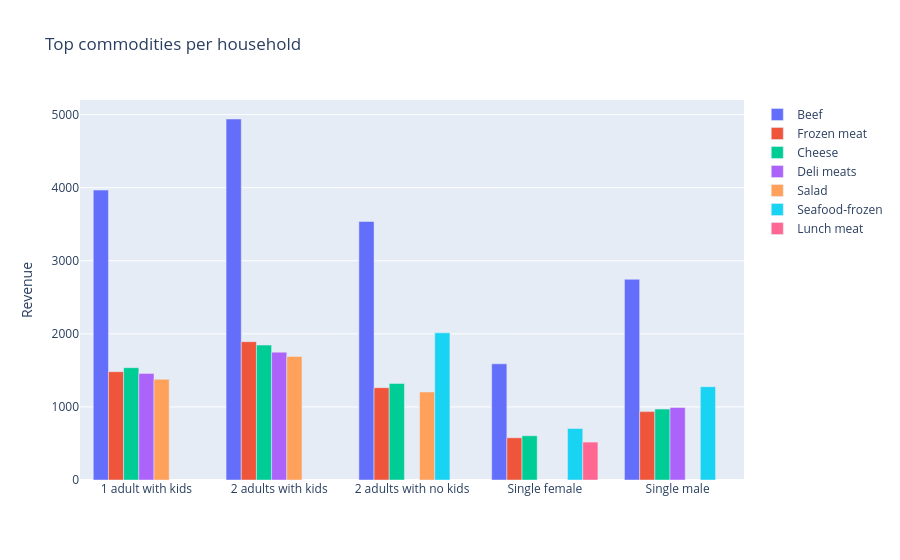

The code cell stored with this chart in its notebook:
### Code cell
#interactive plot of household types and their favourite commodity 
hhd = df.groupby(['household_type', 'commodity']).agg(total_revenue = ('price', 'sum')) \
.sort_values('total_revenue', ascending = False).reset_index()
top_5c = pd.concat(
    [hhd[hhd.household_type == hh] \
     .sort_values('total_revenue', ascending= False).head(5).reset_index()
     for hh in hhd.household_type.unique()])

data = []
for d in top_5c.commodity.unique():
    tmp1 = top_5c[top_5c.commodity == d].groupby(['household_type']).agg(revenue = ('total_revenue', sum)).reset_index()
    data.append(go.Bar(x=tmp1.household_type, y= tmp1.revenue, name= d))
    
go.Figure(
    data = data,
    layout = go.Layout(
        title='Top commodities per household',
        yaxis= dict(
            title= 'Revenue'
        )
    )
).show(Renderer = 'iframe')

### Figure 1 — Plotly figure (JSON) as saved in the notebook; plotly's stock layout.template omitted (floating-point values rounded to 4 significant figures)
{"data": [{"name": "Beef", "type": "bar", "x": ["1 adult with kids", "2 adults with kids", "2 adults with no kids", "Single female", "Single male"], "y": [3968.0, 4940.0, 3538.0, 1589.0, 2746.0]}, {"name": "Frozen meat", "type": "bar", "x": ["1 adult with kids", "2 adults with kids", "2 adults with no kids", "Single female", "Single male"], "y": [1482.0, 1893.0, 1264.0, 577.7, 935.8]}, {"name": "Cheese", "type": "bar", "x": ["1 adult with kids", "2 adults with kids", "2 adults with no kids", "Single female", "Single male"], "y": [1537.0, 1846.0, 1322.0, 605.6, 970.2]}, {"name": "Deli meats", "type": "bar", "x": ["1 adult with kids", "2 adults with kids", "Single male"], "y": [1459.0, 1749.0, 991.9]}, {"name": "Salad", "type": "bar", "x": ["1 adult with kids", "2 adults with kids", "2 adults with no kids"], "y": [1379.0, 1691.0, 1204.0]}, {"name": "Seafood-frozen", "type": "bar", "x": ["2 adults with no kids", "Single female", "Single male"], "y": [2014.0, 704.7, 1277.0]}, {"name": "Lunch meat", "type": "bar", "x": ["Single female"], "y": [518.8]}], "layout": {"title": {"text": "Top commodities per household"}, "yaxis": {"title": {"text": "Revenue"}}}}
